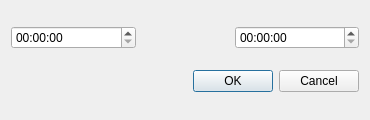
<?xml version="1.0" encoding="UTF-8"?>
<ui version="4.0">
 <class>DialogPlageInput</class>
 <widget class="QDialog" name="DialogPlageInput">
  <property name="geometry">
   <rect>
    <x>0</x>
    <y>0</y>
    <width>370</width>
    <height>120</height>
   </rect>
  </property>
  <property name="minimumSize">
   <size>
    <width>370</width>
    <height>120</height>
   </size>
  </property>
  <property name="windowTitle">
   <string>Time range</string>
  </property>
  <layout class="QVBoxLayout" name="verticalLayout">
   <item>
    <layout class="QHBoxLayout" name="horizontalLayout">
     <item>
      <widget class="QTimeEdit" name="timeEditStart">
       <property name="displayFormat">
        <string>HH:mm:ss</string>
       </property>
      </widget>
     </item>
     <item>
      <spacer name="horizontalSpacer">
       <property name="orientation">
        <enum>Qt::Horizontal</enum>
       </property>
       <property name="sizeType">
        <enum>QSizePolicy::Fixed</enum>
       </property>
       <property name="sizeHint" stdset="0">
        <size>
         <width>40</width>
         <height>20</height>
        </size>
       </property>
      </spacer>
     </item>
     <item>
      <widget class="QLabel" name="label">
       <property name="sizePolicy">
        <sizepolicy hsizetype="Fixed" vsizetype="Preferred">
         <horstretch>0</horstretch>
         <verstretch>0</verstretch>
        </sizepolicy>
       </property>
       <property name="text">
        <string/>
       </property>
       <property name="pixmap">
        <pixmap resource="resources.qrc">:/img/go-last.png</pixmap>
       </property>
      </widget>
     </item>
     <item>
      <spacer name="horizontalSpacer_2">
       <property name="orientation">
        <enum>Qt::Horizontal</enum>
       </property>
       <property name="sizeType">
        <enum>QSizePolicy::Fixed</enum>
       </property>
       <property name="sizeHint" stdset="0">
        <size>
         <width>40</width>
         <height>20</height>
        </size>
       </property>
      </spacer>
     </item>
     <item>
      <widget class="QTimeEdit" name="timeEditEnd">
       <property name="displayFormat">
        <string>HH:mm:ss</string>
       </property>
      </widget>
     </item>
    </layout>
   </item>
   <item>
    <widget class="QDialogButtonBox" name="buttonBox">
     <property name="orientation">
      <enum>Qt::Horizontal</enum>
     </property>
     <property name="standardButtons">
      <set>QDialogButtonBox::Cancel|QDialogButtonBox::Ok</set>
     </property>
    </widget>
   </item>
  </layout>
 </widget>
 <resources>
  <include location="resources.qrc"/>
 </resources>
 <connections>
  <connection>
   <sender>buttonBox</sender>
   <signal>accepted()</signal>
   <receiver>DialogPlageInput</receiver>
   <slot>accept()</slot>
   <hints>
    <hint type="sourcelabel">
     <x>248</x>
     <y>254</y>
    </hint>
    <hint type="destinationlabel">
     <x>157</x>
     <y>274</y>
    </hint>
   </hints>
  </connection>
  <connection>
   <sender>buttonBox</sender>
   <signal>rejected()</signal>
   <receiver>DialogPlageInput</receiver>
   <slot>reject()</slot>
   <hints>
    <hint type="sourcelabel">
     <x>316</x>
     <y>260</y>
    </hint>
    <hint type="destinationlabel">
     <x>286</x>
     <y>274</y>
    </hint>
   </hints>
  </connection>
 </connections>
</ui>
